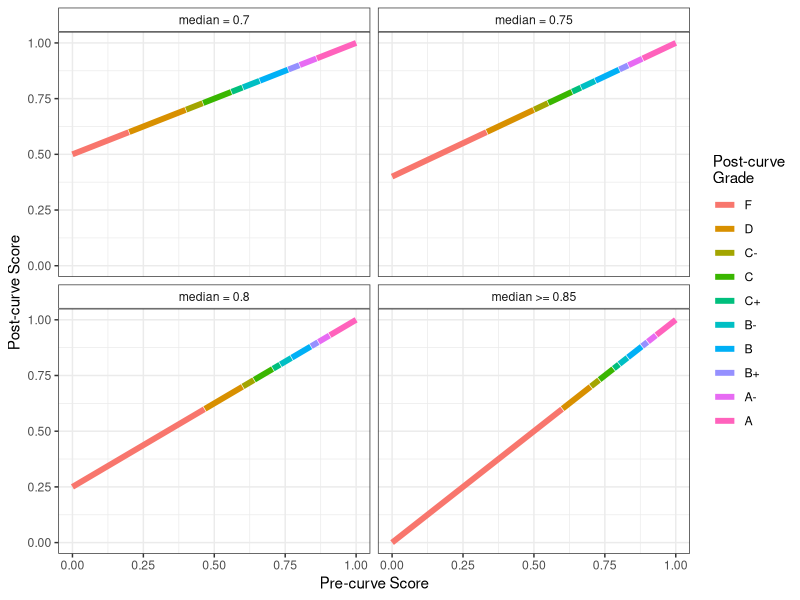

Recreate this plot in R.
## ---- chunk 1
knitr::opts_chunk$set(echo = TRUE)
## ---- chunk 2
library(tidyverse)
gradedf <- tribble(~Component, ~`Weight`,
                   "Assignments", 0.5,
                   "Final Project", 0.4,
                   "Attendance and Participation", 0.1)
knitr::kable(gradedf)
## ---- chunk 3
curve_df <- data.frame(Grade = c("A", "A-", "B+", "B", "B-", "C+", "C", "C-", "D", "F"),
                       Lower = c(93, 90, 88, 83, 80, 78, 73, 70, 60, 0),
                       Upper = c(100, 92, 89, 87, 82, 79, 77, 72, 69, 59))
knitr::kable(curve_df)
## ---- chunk 4
library(plyr)
get_curve <- function(x, m) {
  (0.85 - m) / (1 - m) * (1 - x) + x
}
get_lettergrade <- function(x) {
  cut(x, breaks = c(-Inf, 0.6, 0.7, 0.73, 0.78, 0.8, 0.83, 0.88, 0.9, 0.93, Inf)) %>%
    mapvalues(from = c("(-Inf,0.6]", "(0.6,0.7]", "(0.7,0.73]", "(0.73,0.78]", "(0.78,0.8]", "(0.8,0.83]", "(0.83,0.88]", "(0.88,0.9]", "(0.9,0.93]", "(0.93, Inf]"), to = c("F", "D", "C-", "C", "C+", "B-", "B", "B+", "A-", "A"))
}
x <- seq(0, 1, length = 500)
y1 <- get_curve(x, 0.7)
lg1 <- get_lettergrade(y1)
y2 <- get_curve(x, 0.75)
lg2 <- get_lettergrade(y2)
y3 <- get_curve(x, 0.8)
lg3 <- get_lettergrade(y3)
y4 <- get_curve(x, 0.85)
lg4 <- get_lettergrade(y4)

dfdat <- data.frame(x = rep(x, 4),
                    y = c(y1, y2, y3, y4),
                    m = rep(c("median = 0.7", "median = 0.75", "median = 0.8", "median >= 0.85"), each = length(x)),
                    lg = unlist(list(lg1, lg2, lg3, lg4)))
pl <- ggplot(dfdat, aes(x = x, y = y, color = lg)) +
  geom_line(lwd = 2) +
  facet_wrap(~ m) +
  theme_bw() +
  theme(strip.background = element_rect(fill = "white")) +
  xlab("Pre-curve Score") +
  ylab("Post-curve Score") +
  guides(color=guide_legend(title="Post-curve\nGrade"))
print(pl)
